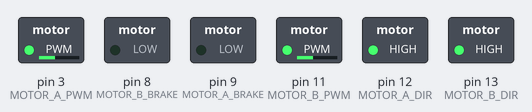
Recording of a sketch running on a simulated Arduino Uno, built with avr-gcc and run on an emulated ATmega328P. Shown: switched loads named in the sketch (green lamp = pin HIGH).

Above: at 0.05 s.
At 3.95 s:
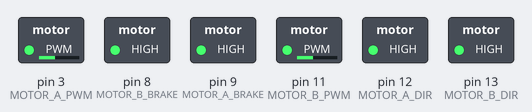
At 5.95 s:
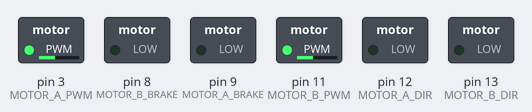
At 7.95 s:
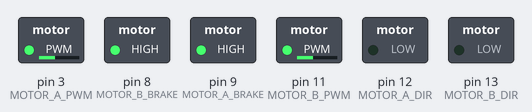
Timing chart, 0 to 9.2 s (numbered marks = the images above):
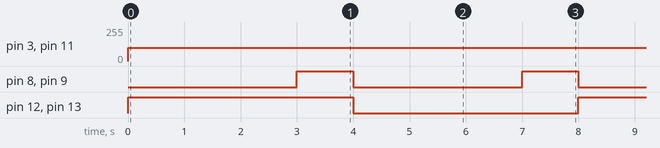

The sketch:

CarMotors.ino
```cpp
// (licence header left out)
int MOTOR_A_DIR = 12;
int MOTOR_A_BRAKE = 9;
int MOTOR_A_PWM = 3;

int MOTOR_B_DIR = 13;
int MOTOR_B_BRAKE = 8;
int MOTOR_B_PWM = 11;

int MOTOR_SPEED = 100;

void setup()
{
  pinMode(MOTOR_A_DIR,OUTPUT);
  pinMode(MOTOR_A_BRAKE, OUTPUT);
  pinMode(MOTOR_B_DIR,OUTPUT);
  pinMode(MOTOR_B_BRAKE,OUTPUT);
}

void loop()
{
  digitalWrite(MOTOR_A_DIR,HIGH);
  digitalWrite(MOTOR_A_BRAKE, LOW);
  analogWrite(MOTOR_A_PWM,MOTOR_SPEED);

  digitalWrite(MOTOR_B_DIR,HIGH);
  digitalWrite(MOTOR_B_BRAKE,LOW);
  analogWrite(MOTOR_B_PWM,MOTOR_SPEED);

  delay(3000);

  digitalWrite(MOTOR_A_BRAKE, HIGH);
  digitalWrite(MOTOR_B_BRAKE, HIGH);

  delay(1000);

  digitalWrite(MOTOR_A_DIR,LOW);
  digitalWrite(MOTOR_A_BRAKE,LOW);
  analogWrite(MOTOR_A_PWM,MOTOR_SPEED);

  digitalWrite(MOTOR_B_DIR,LOW);
  digitalWrite(MOTOR_B_BRAKE,LOW);
  analogWrite(MOTOR_B_PWM,MOTOR_SPEED);

  delay(3000);

  digitalWrite(MOTOR_A_BRAKE, HIGH);
  digitalWrite(MOTOR_B_BRAKE, HIGH);

  delay(1000);

}
```

Measured:
- by itself, pin 3 (MOTOR_A_PWM), pin 11 (MOTOR_B_PWM): 0/255 → 100/255 at 0.00 s
- by itself, pin 8 (MOTOR_B_BRAKE), pin 9 (MOTOR_A_BRAKE): alternates HIGH for 1.0 s and LOW for 3.0 s
- by itself, pin 12 (MOTOR_A_DIR), pin 13 (MOTOR_B_DIR): alternates HIGH for 4.0 s and LOW for 4.0 s
